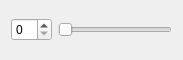
<?xml version="1.0" encoding="UTF-8"?>
<ui version="4.0">
 <class>MyWidget</class>
 <widget class="QWidget" name="MyWidget">
  <property name="geometry">
   <rect>
    <x>0</x>
    <y>0</y>
    <width>183</width>
    <height>60</height>
   </rect>
  </property>
  <property name="windowTitle">
   <string>Form</string>
  </property>
  <layout class="QHBoxLayout" name="horizontalLayout_2">
   <item>
    <layout class="QHBoxLayout" name="horizontalLayout">
     <item>
      <widget class="QSpinBox" name="spinBox"/>
     </item>
     <item>
      <widget class="QSlider" name="horizontalSlider">
       <property name="orientation">
        <enum>Qt::Horizontal</enum>
       </property>
      </widget>
     </item>
    </layout>
   </item>
  </layout>
 </widget>
 <resources/>
 <connections/>
</ui>
